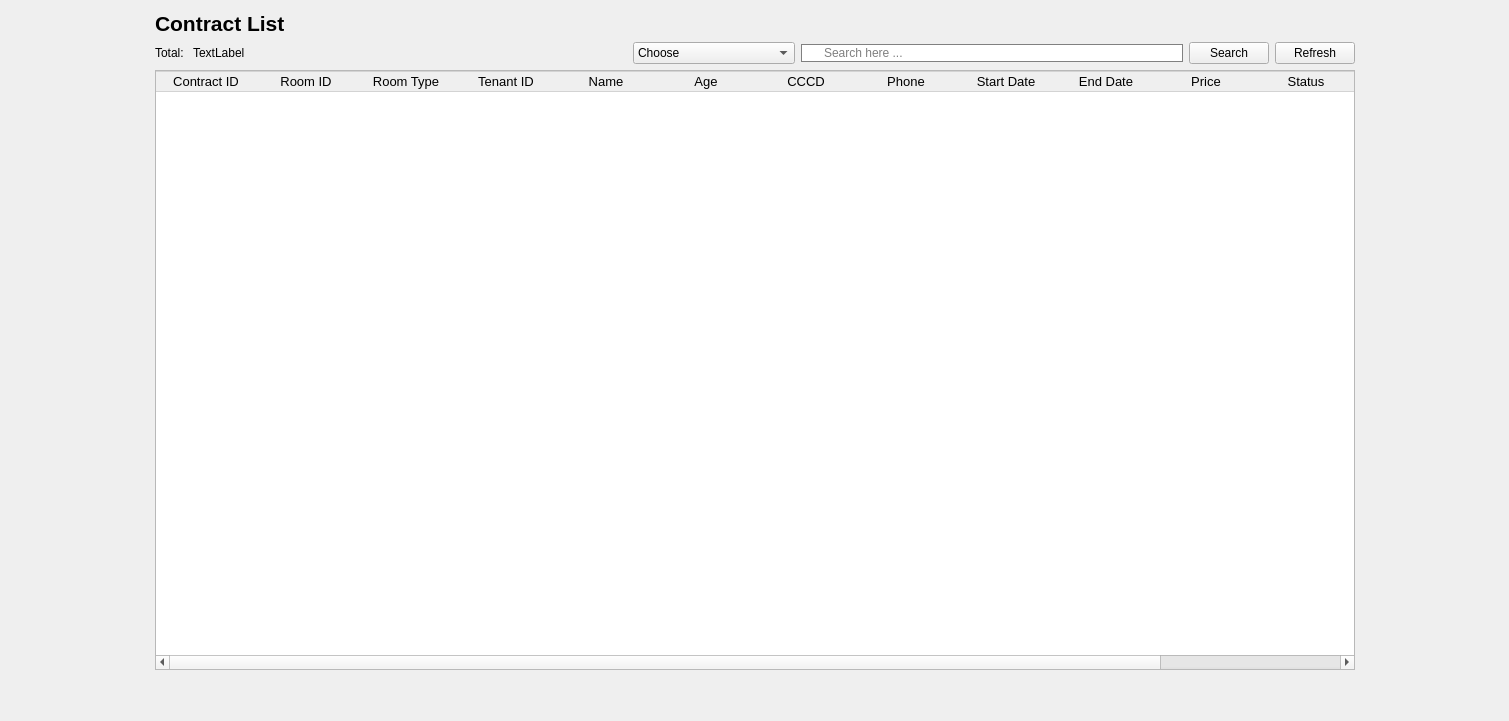
           <widget class="QWidget" name="page_9">
            <layout class="QHBoxLayout" name="horizontalLayout_13">
             <item>
              <spacer name="horizontalSpacer_11">
               <property name="orientation">
                <enum>Qt::Orientation::Horizontal</enum>
               </property>
               <property name="sizeHint" stdset="0">
                <size>
                 <width>144</width>
                 <height>20</height>
                </size>
               </property>
              </spacer>
             </item>
             <item>
              <layout class="QVBoxLayout" name="verticalLayout_10">
               <item>
                <layout class="QHBoxLayout" name="horizontalLayout_30">
                 <item>
                  <widget class="QLabel" name="label_17">
                   <property name="font">
                    <font>
                     <pointsize>16</pointsize>
                     <bold>true</bold>
                    </font>
                   </property>
                   <property name="text">
                    <string>Contract List</string>
                   </property>
                  </widget>
                 </item>
                 <item>
                  <spacer name="horizontalSpacer_22">
                   <property name="orientation">
                    <enum>Qt::Orientation::Horizontal</enum>
                   </property>
                   <property name="sizeHint" stdset="0">
                    <size>
                     <width>40</width>
                     <height>20</height>
                    </size>
                   </property>
                  </spacer>
                 </item>
                </layout>
               </item>
               <item>
                <layout class="QHBoxLayout" name="horizontalLayout_25">
                 <item>
                  <layout class="QHBoxLayout" name="horizontalLayout_26">
                   <item>
                    <widget class="QLabel" name="label_16">
                     <property name="text">
                      <string>Total: </string>
                     </property>
                    </widget>
                   </item>
                   <item>
                    <widget class="QLabel" name="totalroom_5">
                     <property name="text">
                      <string>TextLabel</string>
                     </property>
                    </widget>
                   </item>
                  </layout>
                 </item>
                 <item>
                  <spacer name="horizontalSpacer_21">
                   <property name="orientation">
                    <enum>Qt::Orientation::Horizontal</enum>
                   </property>
                   <property name="sizeHint" stdset="0">
                    <size>
                     <width>40</width>
                     <height>20</height>
                    </size>
                   </property>
                  </spacer>
                 </item>
                 <item>
                  <widget class="QComboBox" name="CBSRer_3">
                   <item>
                    <property name="text">
                     <string>Choose</string>
                    </property>
                   </item>
                   <item>
                    <property name="text">
                     <string>Room ID</string>
                    </property>
                   </item>
                   <item>
                    <property name="text">
                     <string>Room Type</string>
                    </property>
                   </item>
                   <item>
                    <property name="text">
                     <string>Phòng đang trống</string>
                    </property>
                   </item>
                   <item>
                    <property name="text">
                     <string>Phòng đã có người thuê</string>
                    </property>
                   </item>
                   <item>
                    <property name="text">
                     <string>Phòng đang bảo trì</string>
                    </property>
                   </item>
                  </widget>
                 </item>
                 <item>
                  <widget class="QLineEdit" name="LineEditSearchRe_3">
                   <property name="styleSheet">
                    <string notr="true">QLineEdit{
padding-left:20px;
border: 1px solid gray;
border-radius: 10px;
}</string>
                   </property>
                   <property name="text">
                    <string/>
                   </property>
                   <property name="placeholderText">
                    <string>Search here ...</string>
                   </property>
                  </widget>
                 </item>
                 <item>
                  <widget class="QPushButton" name="searchRer_3">
                   <property name="text">
                    <string>Search</string>
                   </property>
                   <property name="icon">
                    <iconset resource="Icon.qrc">
                     <normaloff>:/new/prefix1/Resources/loupe.png</normaloff>:/new/prefix1/Resources/loupe.png</iconset>
                   </property>
                   <property name="checkable">
                    <bool>false</bool>
                   </property>
                  </widget>
                 </item>
                 <item>
                  <widget class="QPushButton" name="RefRebtn_3">
                   <property name="text">
                    <string>Refresh</string>
                   </property>
                   <property name="icon">
                    <iconset resource="Icon.qrc">
                     <normaloff>:/new/prefix1/Resources/reload.png</normaloff>:/new/prefix1/Resources/reload.png</iconset>
                   </property>
                  </widget>
                 </item>
                </layout>
               </item>
               <item>
                <widget class="QTableWidget" name="ContractTable">
                 <property name="minimumSize">
                  <size>
                   <width>1200</width>
                   <height>600</height>
                  </size>
                 </property>
                 <property name="font">
                  <font>
                   <pointsize>10</pointsize>
                  </font>
                 </property>
                 <property name="styleSheet">
                  <string notr="true">QPushButton{
	 border: none;
}
QTableWidget::item {
       border-right: none;
       border-left: none;
       border-bottom: 1px solid #D3D3D3;
}
QHeaderView::section {
       border: 1px solid #D3D3D3; 
       border-right: none;      
       border-left: none;       
}</string>
                 </property>
                 <property name="editTriggers">
                  <set>QAbstractItemView::EditTrigger::NoEditTriggers</set>
                 </property>
                 <property name="alternatingRowColors">
                  <bool>true</bool>
                 </property>
                 <property name="selectionMode">
                  <enum>QAbstractItemView::SelectionMode::NoSelection</enum>
                 </property>
                 <property name="showGrid">
                  <bool>false</bool>
                 </property>
                 <attribute name="horizontalHeaderVisible">
                  <bool>true</bool>
                 </attribute>
                 <attribute name="horizontalHeaderCascadingSectionResizes">
                  <bool>false</bool>
                 </attribute>
                 <attribute name="horizontalHeaderHighlightSections">
                  <bool>true</bool>
                 </attribute>
                 <attribute name="horizontalHeaderShowSortIndicator" stdset="0">
                  <bool>false</bool>
                 </attribute>
                 <attribute name="horizontalHeaderStretchLastSection">
                  <bool>false</bool>
                 </attribute>
                 <column>
                  <property name="text">
                   <string>Contract ID</string>
                  </property>
                  <property name="font">
                   <font>
                    <pointsize>10</pointsize>
                   </font>
                  </property>
                 </column>
                 <column>
                  <property name="text">
                   <string>Room ID</string>
                  </property>
                  <property name="font">
                   <font>
                    <pointsize>10</pointsize>
                   </font>
                  </property>
                 </column>
                 <column>
                  <property name="text">
                   <string>Room Type</string>
                  </property>
                  <property name="font">
                   <font>
                    <pointsize>10</pointsize>
                   </font>
                  </property>
                 </column>
                 <column>
                  <property name="text">
                   <string>Tenant ID</string>
                  </property>
                  <property name="font">
                   <font>
                    <pointsize>10</pointsize>
                   </font>
                  </property>
                 </column>
                 <column>
                  <property name="text">
                   <string>Name</string>
                  </property>
                  <property name="font">
                   <font>
                    <pointsize>10</pointsize>
                   </font>
                  </property>
                 </column>
                 <column>
                  <property name="text">
                   <string>Age</string>
                  </property>
                  <property name="font">
                   <font>
                    <pointsize>10</pointsize>
                   </font>
                  </property>
                 </column>
                 <column>
                  <property name="text">
                   <string>CCCD</string>
                  </property>
                 </column>
                 <column>
                  <property name="text">
                   <string>Phone</string>
                  </property>
                 </column>
                 <column>
                  <property name="text">
                   <string>Start Date</string>
                  </property>
                 </column>
                 <column>
                  <property name="text">
                   <string>End Date</string>
                  </property>
                 </column>
                 <column>
                  <property name="text">
                   <string>Price</string>
                  </property>
                 </column>
                 <column>
                  <property name="text">
                   <string>Status</string>
                  </property>
                 </column>
                 <column>
                  <property name="text">
                   <string>Action</string>
                  </property>
                 </column>
                </widget>
               </item>
               <item>
                <spacer name="verticalSpacer_4">
                 <property name="orientation">
                  <enum>Qt::Orientation::Vertical</enum>
                 </property>
                 <property name="sizeHint" stdset="0">
                  <size>
                   <width>20</width>
                   <height>40</height>
                  </size>
                 </property>
                </spacer>
               </item>
              </layout>
             </item>
             <item>
              <spacer name="horizontalSpacer_12">
               <property name="orientation">
                <enum>Qt::Orientation::Horizontal</enum>
               </property>
               <property name="sizeHint" stdset="0">
                <size>
                 <width>143</width>
                 <height>20</height>
                </size>
               </property>
              </spacer>
             </item>
            </layout>
           </widget>
